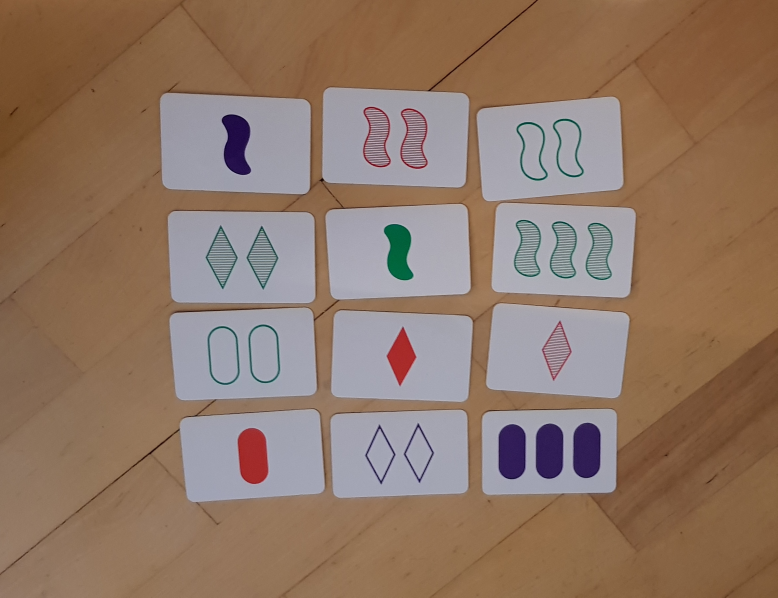
#> input picture images/easy/1.jpg, 2332 x 1792 px (shown at 1/3 size); its folder holds only this picture in this run
$ python main.py   (older library calls are emulated)
#> lines starting #> are read from the running program, lines starting #| are printed output that depends on the picture
### tranformations.py
import cv2 as cv
import numpy as np
from scipy import ndimage as ndi


MAXIMUM_SIZE_CONTOUR = 250000
MINIMUM_SIZE_CONTOUR = 20000
claheObj = cv.createCLAHE(clipLimit = 20.0, tileGridSize=(10, 10)) #creates clahe object


def gamma(image, gamma = 1.0):
    invGamma = 1.0 / gamma
    table = np.array([((i / 255.0) ** invGamma) * 255
                      for i in np.arange(0, 256)]).astype("uint8")

    return cv.LUT(image, table)


def bgr2gray(image):
    return cv.cvtColor(image, cv.COLOR_BGR2GRAY)


def contrast(image, perc):
    MIN = np.percentile(image, perc)
    MAX = np.percentile(image, 100-perc)
    image = (image - MIN) / (MAX - MIN)
    image[image[:,:] > 255] = 255
    image[image[:,:] < 0] = 0
    image = image.astype(np.uint8)
    return image


def dilation(image, i):
    kernel = np.ones((5, 5), np.uint8)
    return cv.dilate(image, kernel, iterations = i)


def erosion(image, i):
    kernel = np.ones((5, 5), np.uint8)
    return cv.erode(image, kernel, iterations = i)


def opening(image):
    kernel = np.ones((5, 5), np.uint8)
    return cv.morphologyEx(image, cv.MORPH_OPEN, kernel)


def closing(image):
    kernel = np.ones((5, 5), np.uint8)
    return cv.morphologyEx(image, cv.MORPH_CLOSE, kernel)


def laplacian(image):
    return cv.Laplacian(image, cv.CV_64F)


def adaptiveThresh(image):
    #return cv.adaptiveThreshold(image, 255, cv.ADAPTIVE_THRESH_GAUSSIAN_C, cv.THRESH_BINARY, 11, 2)
    blur = cv.GaussianBlur(image, (5, 5), 0)
    _, thresh = cv.threshold(blur, 0, 255, cv.THRESH_BINARY + cv.THRESH_OTSU)
    return thresh


def thresh(image, value):
    ret, thresh1 = cv.threshold(image, value, 255, cv.THRESH_BINARY)
    return thresh1


def contours(image):
    contours, _ = cv.findContours(image, cv.RETR_EXTERNAL, cv.CHAIN_APPROX_SIMPLE)
    return contours


def blur(image, x, y):
    return cv.blur(image, (x, y))


def biBlur(image, x, y, z):
    return cv.bilateralFilter(image, x, y, z)


def clahe(image):
    return claheObj.apply(image)


def canny(image):
    return cv.Canny(image, 100, 200)


def gradient(image):
    kernel = np.ones((5, 5), np.uint8)
    return cv.morphologyEx(image, cv.MORPH_GRADIENT, kernel)


def fillHoles(image):#0-1 rgb
    return ndi.binary_fill_holes(image)


def hull(contour):
    return cv.convexHull(contour)


def distance(a, b):
    return np.sqrt((a[0] - b[0]) ** 2 + (a[1] - b[1]) ** 2)


def crop(contour):
    rect = cv.minAreaRect(contour)
    box = cv.boxPoints(rect)
    box = np.int0(box)

    #if image is rotated send coordinates reversed
    if(distance(box[0], box[1]) < distance(box[0], box[3])): return [box[3], box[0], box[1], box[2], rect[1], box[1]]
    return [box[0], box[1], box[2], box[3], rect[1][::-1], box[1]]

### HuMoments.py
import cv2
import numpy as np
from skimage import color
from skimage.morphology import erosion, dilation

import cvMatchingTemplate

###Image helper functions
claheObj = cv2.createCLAHE(clipLimit = 10.0, tileGridSize = (40,40))

def cutOut(image):
    start = 0
    end = len(image) - 1
    begin = True
    center = image[len(image) // 2]
    for i in range(len(center)):
        if center[i] > 0 and begin:
            start = i - 20
            begin = False
        if center[i] == 0 and not begin:
            end = i + 25
            break
    if start < 0:
        start = 0
    return image[5:-5, start:end]
def cutOutOriginal(image, original):
    start = 0
    end = len(image) - 1
    begin = True
    center = image[len(image) // 2]
    for i in range(len(center)):
        if center[i] > 0 and begin:
            start = i - 20
            begin = False
        if center[i] == 0 and not begin:
            end = i + 25
            break
    if start < 0:
        start = 0
    return original[5:-5, start:end]

####Image attributes finding

def pickNumber(image):
    ones = 0
    twos = 0
    threes = 0
    for line in range(0,len(image),10):

        #center = image[len(image) // 2]
        n = 0
        for i in range(1,len(image[line])-1):
            if image[line][i] > 0 and image[line][i+1] == 0:
                n+=1
        if n == 1:
            ones += 1
        elif n == 2:
            twos += 1
        elif n == 3:
            threes += 1


    if ones > twos and ones > threes:
        return 1
    elif twos > ones and twos > threes:
        return 2
    else:
        return 3
    #return n

def pickColor(image, thresh):
    try:
        color = []
        for i in range(len(thresh)):
            for j in range(len(thresh[i])):
                if thresh[i][j] > 0:
                    color.append(image[i][j])
                    #print(image[i][j])
        r = 0
        g = 0
        b = 0
        rm = []
        gm = []
        bm = []
        for i in color:
            #r += i[0]
            #g += i[1]
            #b += i[2]
            rm.append(i[2])
            gm.append(i[1])
            bm.append(i[0])
        #print(rm)
        rm.sort()
        gm.sort()
        bm.sort()
        #print(rm)
        rm = rm[len(rm) // 2]
        gm = gm[len(gm) // 2]
        bm = bm[len(bm) // 2]
        # [5 lines of commented-out code are left out]
        if bm > rm and bm > gm + 20:
            return 'violet'
        elif rm > bm and rm > gm + 20:
            return 'red'
        else:
            return 'green'

        return (r, g, b, rm, gm, bm)
    except:
        return 'unknown'
    #return ('red', 'green', 'violet')

def pickFilling(image, imageFilled):
    #print(image)
    before = 0
    after = 0
    for i in range(len(image)):
        for j in range(len(image[i])):
            if image[i][j] > 0:
                before += 1
            if imageFilled[i][j] > 0:
                after += 1

    filled = before / after
    #print(filled)
    if filled > 0.93:
        return 'full'
    elif filled > 0.3:
        return 'striped'
    else:
        return 'empty'
    #return ('full', 'empty', 'striped')

def pickShape(thresh):#picking the specyfic shape - only your shape as input
    return cvMatchingTemplate.getShape(thresh)
    moments = cv2.moments(thresh)
    huMoments = cv2.HuMoments(moments)
    #print(huMoments)
    diamond = [[ 8.17072052e-04],
    [ 2.32278146e-07],
    [ 1.02494107e-12],
    [ 1.59064485e-13],
    [-4.40488960e-27],
    [-7.66380864e-17],
    [-6.40745333e-26]]
    wave = [[9.95799976e-04],
     [5.18754061e-07],
     [6.95797209e-12],
     [2.36847316e-12],
     [9.25072564e-24],
     [1.61455840e-15],
     [2.62108125e-24]]
    oval = [[7.71516107e-04],
     [1.97717475e-07],
     [6.67240715e-14],
     [5.78949686e-15],
     [6.77168851e-29],
     [1.26244655e-18],
     [9.14466650e-29]]

    #new
    oval = [[7.94495186e-04],
 [2.33924915e-07],
 [6.50305278e-15],
 [8.32710534e-16],
 [1.93770677e-30],
 [4.02745190e-19],
 [1.42051806e-32]]
    wave = [[1.02069943e-03],
 [5.89854653e-07],
 [2.80656234e-12],
 [7.48937241e-13],
 [9.50856577e-25],
 [3.97394426e-16],
 [5.24274817e-25]]

    diamond = [[ 8.36794178e-04],
 [ 2.73268628e-07],
 [ 2.81484989e-13],
 [ 1.01121430e-13],
 [ 1.70602362e-26],
 [ 5.28385646e-17],
 [-9.94829941e-29]]

    d = 0
    w = 0
    o = 0
    for i in range(len(huMoments)):
        d = d + abs(huMoments[i][0] - diamond[i])
        w = w + abs(huMoments[i][0] - wave[i])
        o = o + abs(huMoments[i][0] - oval[i])
    #print((d,w,o))
    if d < w and d < o:
        return 'diamond'
    elif w < d and w < o:
        return 'wave'
    else:
        return 'oval'

def fillIn(im_th):
    im_floodfill = im_th.copy()
    # Mask used to flood filling.
    # NOTE: the size needs to be 2 pixels bigger on each side than the input image
    h, w = im_th.shape[:2]
    mask = np.zeros((h + 2, w + 2), np.uint8)
    # Floodfill from point (0, 0)
    cv2.floodFill(im_floodfill, mask, (20, 20), 255)
    # Invert floodfilled image
    im_floodfill_inv = cv2.bitwise_not(im_floodfill)
    # Combine the two images to get the foreground
    im_out = im_th | im_floodfill_inv
    return im_out

#####Image preparation
def clahe(image):
    return claheObj.apply(image)

def tresh(t, x):
    binary = (x < t) * 255.0
    binary = np.uint8(binary)
    return binary
def contrast(image, perc):
    MIN = np.percentile(image, perc)
    MAX = np.percentile(image, 100 - perc)
    norm = (image - MIN) / (MAX - MIN)
    norm[norm > 1] = 1
    norm[norm < 0] = 0
    return norm
def gamma(image, g):
    return image ** g

def checkPixels(image):
    s=0
    for i in image:
        s += sum(i) // 255
    if s > 30:
        return False
    else:
        return True
def prepareImage(image):
    #im = color.rgb2grey(image)
    im = cv2.cvtColor(image, cv2.COLOR_BGR2GRAY)

    #im = clahe(im)
    #im = cv2.blur(im, (5, 5))
    im = contrast(im, 1)
    #im = resizeimage.resize_cover(im, [len(im[0])*2, len(im)*2], validate=False)
    im = gamma(im, 1.5)

    im = tresh(0.5, im)
    # [9 lines of commented-out code are left out]
    im = dilation(im)
    im = erosion(im)
    # [7 lines of commented-out code are left out]
    return im
# [31 lines left out: function preparePawel, not called in this run]
def prepareImageForColoring(image):
    im = color.rgb2grey(image)
    #im = contrast(im, 1.0)
    # im = gamma(im, 0.5)
    t = 0.2
    i = im
    i = tresh(t, im)
    while (checkPixels(i) and t <= 1):
        i = tresh(t, im)
        t += 0.1
    #print (t - 0.1)
    im = i
    #im = cv2.fastNlMeansDenoising(im, 300)
    #im = cv2.blur(im, (100, 100))
    im = dilation(im)
    im = erosion(im)
    # [7 lines of commented-out code are left out]
    return im
def removeEdges(image):
    im = image.copy()
    flag = True
    for i in range(len(image)):
        flag = True
        for j in range(len(image[i])):
            if image[i][j] == 0:
                flag = False
            if image[i][j] > 0 and flag:
                image[i][j] = 0
        flag = True
        for j in range(len(image[i])-1, -1, -1):
            if image[i][j] == 0:
                flag = False
            if image[i][j] > 0 and flag:
                image[i][j] = 0


    return image
####main
def readCard(imageName):
    #print("jestem")
    #image = cv2.imread(imageName)
    image = imageName
    # [4 lines of commented-out code are left out]
    thresh = prepareImage(image)
    #cv2.imwrite("threshed.jpg", thresh)
    #print("threshed")
    thresh = thresh[:,5:-5]
    thresh = removeEdges(thresh)
    #thresh = pawel
    #forColoring = prepareImageForColoring(image)
    #cv2.imwrite("removeEdges.jpg", thresh)
    imageFilled = fillIn(thresh)
    #cv2.imwrite("filled.jpg", imageFilled)
    #print("filled")
    cutImage = cutOut(imageFilled)
    cutImage = removeEdges(cutImage)
    #cv2.imwrite("cutImage.jpg", cutImage)
    #print("cut")
    number = pickNumber(imageFilled)
    #print("picked number")
    #color = pickColor(image, forColoring)
    cut = cutOutOriginal(imageFilled, image)
    #cv2.imwrite("cutOriginal.jpg", cut)
    #print("orignal cut")
    originalForColoring = prepareImageForColoring(cut)
    #cv2.imwrite("originalForColoring.jpg", originalForColoring)
    #print("orignal prepared for coloring")
    color = pickColor(cut, originalForColoring)
    #print("picked color")
    filling = pickFilling(thresh, imageFilled)
    #print("picked filling")
    #thresh = thresh[5:-5, :-185]#diamond
    shape = pickShape(cutImage)
    # [40 lines of commented-out code are left out]


    return (shape, color , filling, number)

#readCard("wave.jpg")
#readCard("diamond.jpg")
#color ok, number ok
#assert readCard("k13.jpg") == ('oval', 'violet', 'striped', 3), "erorr"
#assert readCard("k14.jpg") == ('wave', 'violet', 'empty', 1), "erorr"
#assert readCard("k15.jpg") == ('oval', 'red', 'striped', 1), "erorr" #plaskie, diamond -> oval
#assert readCard("k16.jpg") == ('diamond', 'green', 'empty', 1), "erorr" # dziwne rzeczy w rogu - daje striped :( # najnowszy zle
#assert readCard("k17.jpg") == ('oval', 'violet', 'full', 1), "erorr" #plaskie, diamond -> oval ok na nowych
#assert readCard("k18.jpg") == ('diamond', 'red', 'empty', 1), "erorr" #plaskie,  wave -> diamond
#assert readCard("k19.jpg") == ('diamond', 'green', 'full', 3), "erorr" #trudne oval -> diamond nie daje rady nowy
#assert readCard("k20.jpg") == ('wave', 'red', 'empty', 2), "erorr" #ok
#assert readCard("k21.jpg") == ('wave', 'green', 'striped', 2), "erorr" #
#assert readCard("k22.jpg") == ('wave', 'violet', 'empty', 3), "erorr"#ok #
#assert readCard("k23.jpg") == ('diamond', 'red', 'empty', 3), "erorr" #ok
#assert readCard("k24.jpg") == ('wave', 'red', 'striped', 1), "erorr"#

#c = ["k1.png","k2.png","k3.png","k4.png","k5.png","k6.png","k7.png","k8.png","k9.png","k10.png","k11.png","k12.png",]
#assert readCard(c[10]) == ('oval', 'green', 'empty', 2), "erorr" #ok
#assert readCard(c[0]) == ('wave', 'violet', 'full', 1), "erorr" #ok
#assert readCard(c[1]) == ('wave', 'green', 'striped', 3), "erorr" #ok
#assert readCard(c[2]) == ('diamond', 'violet', 'empty', 2), "erorr" #ok
#assert readCard(c[3]) == ('oval', 'red', 'full', 1), "erorr" #ok
#assert readCard(c[4]) == ('wave', 'red', 'striped', 2), "erorr" #ok
#assert readCard(c[5]) == ('diamond', 'red', 'full', 1), "erorr" #ok


#for i in c:
#    readCard(i)

### cvMatchingTemplate.py
# import the necessary packages
import cv2


class ShapeDetector:
    def __init__(self):
        pass

    def detect(self, c):
        # initialize the shape name and approximate the contour
        shape = "unidentified"
        peri = cv2.arcLength(c, True)
        approx = cv2.approxPolyDP(c, 0.005 * peri, True)
        # if the shape is a triangle, it will have 3 vertices
        #print(len(approx))
        if len(approx) < 11:
            shape = "diamond"

        # if the shape has 4 vertices, it is either a square or
        # a rectangle
        elif len(approx) < 17:
           shape = "oval"

        else:
            shape = "wave"

        # return the name of the shape
        return shape


# import the necessary packages
#from pyimagesearch.shapedetector import ShapeDetector
import argparse
import imutils
import cv2

# construct the argument parse and parse the arguments
# load the image and resize it to a smaller factor so that
# the shapes can be approximated better
def getShape(image):
    #image = cv2.imread(image)
    #resized = imutils.resize(image, width=300)
    #ratio = image.shape[0] / float(resized.shape[0])
    image = image[1:-1 , 1:-1]
    # convert the resized image to grayscale, blur it slightly,
    # and threshold it
    #gray = cv2.cvtColor(resized, cv2.COLOR_BGR2GRAY)
    #blurred = cv2.GaussianBlur(gray, (5, 5), 0)
    #thresh = cv2.threshold(blurred, 60, 255, cv2.THRESH_BINARY)[1]
    thresh = image
    # find contours in the thresholded image and initialize the
    # shape detector
    cnts = cv2.findContours(thresh.copy(), cv2.RETR_EXTERNAL,
                            cv2.CHAIN_APPROX_SIMPLE)
    cnts = imutils.grab_contours(cnts)
    sd = ShapeDetector()
    # loop over the contours
    for c in cnts:
        # compute the center of the contour, then detect the name of the
        # shape using only the contour
        M = cv2.moments(c)
        #cX = int((M["m10"] / M["m00"]) * ratio)
        #cY = int((M["m01"] / M["m00"]) * ratio)
        shape = sd.detect(c)
        return shape
        #print("new:" + shape)
        # multiply the contour (x, y)-coordinates by the resize ratio,
        # then draw the contours and the name of the shape on the image
        c = c.astype("float")
        c *= ratio
        c = c.astype("int")
        cv2.drawContours(image, [c], -1, (0, 255, 0), 2)
        cv2.putText(image, shape, (cX, cY), cv2.FONT_HERSHEY_SIMPLEX,
                    0.5, (255, 0, 0), 2)

        # show the output image
        #cv2.imshow("Image", image)
        #cv2.waitKey(0)

### main.py
import numpy as np
import cv2 as cv
from matplotlib import pyplot as plt
import os #read all files in directory
from scipy import ndimage as ndi
import tranformations as t
import time
import HuMoments as hu
import gc

gc.collect()
easy = []
medium = []
hard = []
paths = ["images/easy", "images/medium", "images/hard"]
#paths = ["images/easy"]


#read images from files
def readImages():
    for path in paths:
        for r, d, f in os.walk(path):
            for file in f:
                if(path == paths[0]):
                    easy.append(cv.imread(os.path.join(r, file), 1))
                elif(path == paths[1]):
                    medium.append(cv.imread(os.path.join(r, file), 1))
                elif(path == paths[2]):
                    hard.append(cv.imread(os.path.join(r, file), 1))


#show images
def showImages(images, number, rows, columns):
    plt.figure(figsize=(20, 20))
    for i in range(1, number + 1):
        plt.subplot(rows, columns, i)
        #images[i-1] = images[i - 1][:, :, ::-1] #uncomment to get rgb
        plt.imshow(images[i - 1])
        #cv.imwrite(str(i) + ".jpg", images[i-1]) #uncomment this line to write image to file
    plt.show()
    plt.close()
    plt.clf()


# [7 lines left out: function showCropped, not called in this run]


#main function
def transformImages(images):
    for i in range(len(images)):
        print("Start of tranformations...")

        grayTemp = t.bgr2gray(images[i])
        contrastTemp = t.contrast(grayTemp, 48.5)
        gammaTemp = t.gamma(contrastTemp, 0.55)
        blurTemp = t.blur(gammaTemp, 15, 15)
        threshTemp = t.adaptiveThresh(blurTemp)
        erosionTemp = t.erosion(threshTemp, 4)
        openingTemp = t.opening(erosionTemp)

        contoursTemp = t.contours(openingTemp) #finding contours
        contoursAll = contoursTemp
        contoursFinal = []


        #delete too small and too big contours and take these with four corners
        contoursTemp = [contour for contour in contoursTemp if(cv.contourArea(contour) > t.MINIMUM_SIZE_CONTOUR and cv.contourArea(contour) < t.MAXIMUM_SIZE_CONTOUR and len(cv.approxPolyDP(contour, 0.025 * cv.arcLength(contour, True), True))
 == 4)]


        #create list with areas of contours
        areas = []
        for contour in contoursTemp:
            areas.append(int(cv.contourArea(contour)))

        #if there are no contours - start new iteration
        if(len(areas) == 0): continue

        medianArea = int(np.median(areas))
        tempAreas = sorted(areas)

        #find contour that area fits to median area
        for j in range(len(tempAreas)):
            if(tempAreas[j] > medianArea):
                medianArea = tempAreas[j - 1]
                break

        #find median contour in original list
        medianAreaIndex = areas.index(medianArea)
        medianContour = contoursTemp[medianAreaIndex]


        # take contours that fit to median contour and their area is bigger than half of median area
        for contour in contoursAll:
            if(cv.matchShapes(contour, medianContour, 1, 0.0) < 0.3 and cv.contourArea(contour) > cv.contourArea(medianContour)*0.5):
                contoursFinal.append(contour)


        #crop contours from original image
        croppedContours = []
        for contour in contoursFinal:
            croppedContours.append([t.crop(contour)])


        detectedContours = []

        #loop through all contours and create new image with them
        for points in croppedContours:
            pts1 = np.float32([[points[0][3]], [points[0][2]], [points[0][0]], [points[0][1]]])
            pts2 = np.float32([[0, 0], [points[0][-2][0], 0], [0, points[0][-2][1]], [points[0][-2][0], points[0][-2][1]]])
            M = cv.getPerspectiveTransform(pts1, pts2)
            croppedImage = cv.warpPerspective(images[i], M, (int(points[0][-2][0]), int(points[0][-2][1])))

            #uncomment this line if you want to see cropped and original image
            #showCropped(croppedImage, images[i])
            cardAttributes = hu.readCard(croppedImage)
            detectedContours.append([cardAttributes[0] + " " + cardAttributes[1] + " " + cardAttributes[2] + " " + str(cardAttributes[3]), points[0][-1]])


        cv.drawContours(images[i], contoursFinal, -1, (0, 255, 0), 20)

        #printing detected card symbols
        for k in range(len(detectedContours)):
            cv.putText(images[i], detectedContours[k][0], (detectedContours[k][1][0], detectedContours[k][1][1] - 10), cv.FONT_HERSHEY_SIMPLEX, 1.5, (0, 0, 255), 5)

        print("Tranforming photo ended...", i)
        del grayTemp
        del gammaTemp
        del contrastTemp
        del erosionTemp
        del openingTemp
        del blurTemp
        del threshTemp
#> this loop made 1 pass
#> medianAreaIndex on pass 1: 3
#> (printed output is left out)
#> pass 1, in transformImages, `grayTemp = t.bgr2gray(images[i])`:
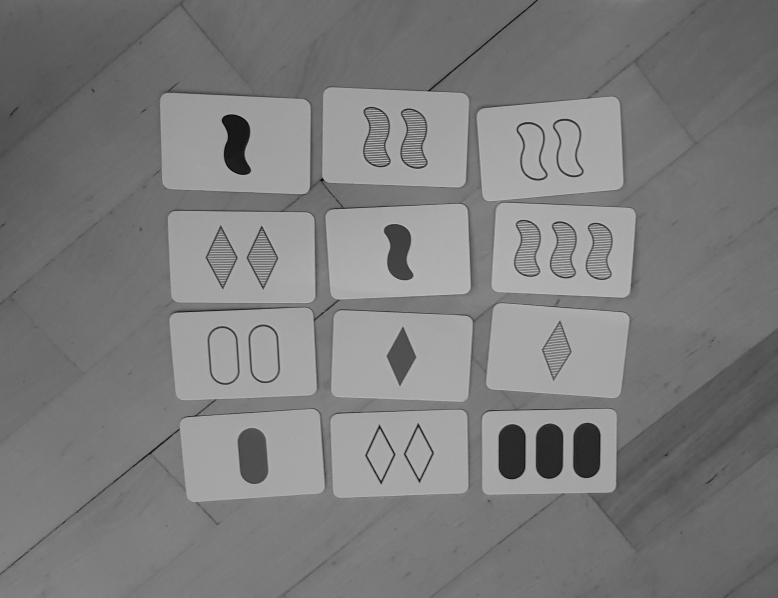
#> grayTemp: shape (1792, 2332) (shown at 1/3 size); min 3, max 211, mean 124.7
#> pass 1, in contrast, `image = (image - MIN) / (MAX - MIN)`:
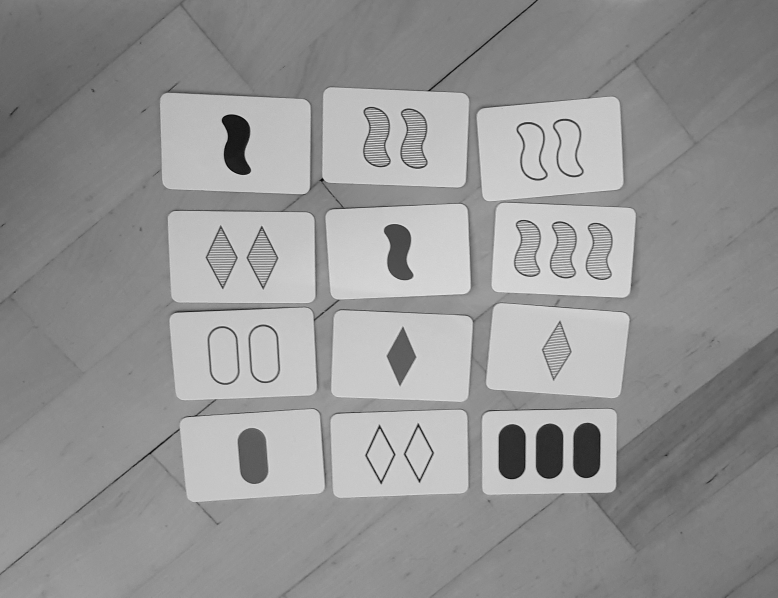
#> image: shape (1792, 2332) float64 (shown at 1/3 size); min -56.5, max 47.5, mean 4.3; drawn with min black and max white
#> pass 1, in contrast, `image = image.astype(np.uint8)`:
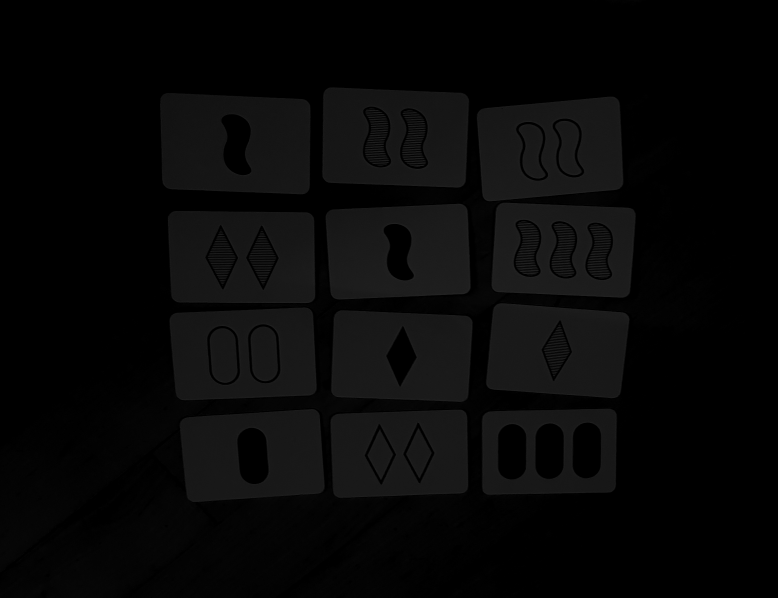
#> image: shape (1792, 2332) (shown at 1/3 size); min 0, max 47, mean 7.7
    del images


readImages()

transformImages(easy)
#transformImages(medium)
#transformImages(hard)

print("Showing images...")
showImages(easy, 10, 2, 5)
#> (the rest of the program and of its run is left out)
